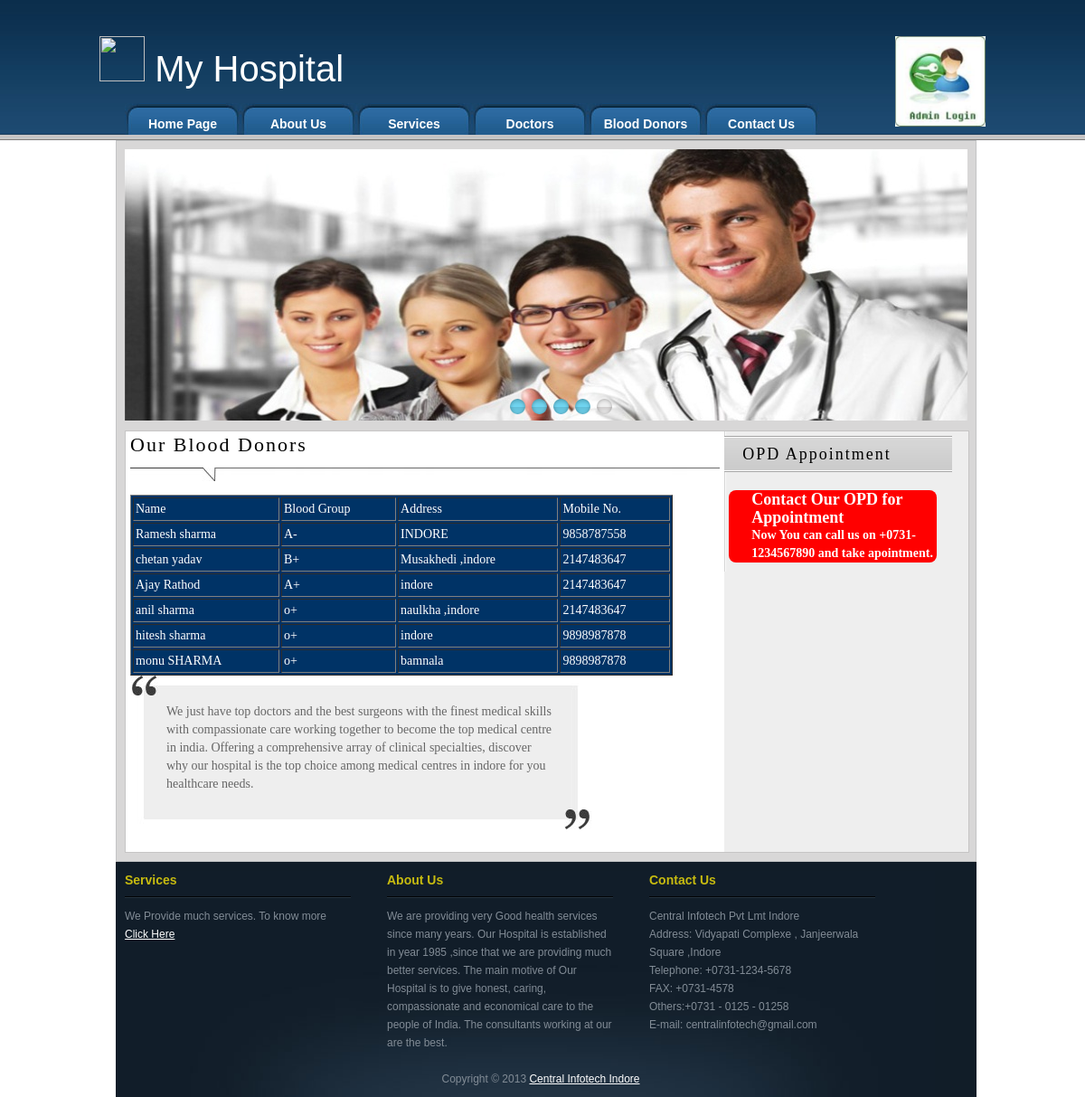
/viewdonor.php, run on the app's committed database.
### tables this page shows
CREATE TABLE IF NOT EXISTS `blood_donor` (
  `donor_id` int(11) NOT NULL AUTO_INCREMENT,
  `firstname` varchar(30) NOT NULL,
  `lastname` varchar(30) NOT NULL,
  `age` int(11) NOT NULL,
  `weight` int(11) NOT NULL,
  `bloodgroup` varchar(30) NOT NULL,
  `address` varchar(200) NOT NULL,
  `email` varchar(30) NOT NULL,
  `mobile` varchar(15) NOT NULL,
  `modified_date` date NOT NULL,
  `status` int(11) NOT NULL,
  PRIMARY KEY (`donor_id`)
);

### viewdonor.php (the view, shortened to what this page needs)
<?php
include "header.php";
$q="SELECT * FROM blood_donor WHERE status='1'";
$rs=mysql_query($q);
?>
<div id="tempatemo_content_wrapper" class="width_cls">
    <div id="templatemo_content">
    	<div class="slider">
        <div id="coin-slider"> </div>
      </div>
        <div id="content_panel">
            <div id="column_w610">
            	<div class="header_01">Our Blood Donors</div>
                <table cellpadding="2" cellspacing="2" border="1" align="left" bgcolor="#003366" width="600">
<tr style="color:#FFFFFF">
<td align="left" valign="top">Name</td>
<td align="left" valign="top">Blood Group</td>
<td align="left" valign="top">Address</td>
<td align="left" valign="top">Mobile No.</td>
</tr>
<?php
while($data = mysql_fetch_array($rs))
{
?>
<tr style="color:#FFFFFF">
<td align="left" valign="top"><?php echo $data['firstname']; ?> <?php echo $data['lastname']; ?></td>
<td align="left" valign="top"><?php echo $data['bloodgroup']; ?></td>
<td align="left" valign="top"><?php echo $data['address']; ?></td>
<td align="left" valign="top"><?php echo $data['mobile']; ?></td>
</tr>
<?php
}
?>
</table>
          <div class="section_01">
                	<div class="top"></div>
                    <p>We just have top doctors and the best surgeons with the finest medical skills with compassionate care working together to become the top medical centre in india. Offering a comprehensive array of clinical specialties, discover why our hospital is the top choice among medical centres in indore for you healthcare needs.</p>
                    <div class="bottom"></div>
                </div>
            </div>
            <div id="column_w290">
            	<div class="header_02">OPD Appointment</div>
                	<div class="news_section">
                        <div class="news_content">
                        	<div class="header_05">Contact Our OPD for Appointment
                            <p class="opd2">Now You can call us on +0731-1234567890 and take apointment.</p>
                            </div>
                        </div>
                    </div>
        </div>
    </div>
</div>
<?php
    include "footer.php";
?>

### header.php (shortened to what this page needs)
<!DOCTYPE html PUBLIC "-//W3C//DTD XHTML 1.0 Transitional//EN" "http://www.w3.org/TR/xhtml1/DTD/xhtml1-transitional.dtd">
<html xmlns="http://www.w3.org/1999/xhtml">
<head>
<link href="templatemo_style.css" rel="stylesheet" type="text/css" />
<link rel="stylesheet" type="text/css" href="css/coin-slider.css" />
</head>
<body>
<div id="templatemo_header_wrapper">
	<div id="templatemo_header" class="width_cls">
	<div style="height:40px"></div>
    <div id="site_logo"><img src="images/images/redcross.bmp" width="50" height="50"> My Hospital</div>
     <div style="float:right;"><a href="admin/index.php" style="color:#000000"><img src="images/adminlogin.jpg" height="100" width="100"/></a></div>
    </div>
</div>
<div id="templatemo_menu_wrapper">
    <div id="templatemo_menu" class="width_cls">
        <ul>
             <li><a href="index.php" >Home Page</a></li>
          <li><a href="about.php">About Us</a></li>
          <li class="active"><a href="services.php">Services</a></li>
          <li><a href="doctors.php">Doctors</a></li>
		  <li><a href="viewdonor.php">Blood Donors</a></li>
          <li><a href="contact.php" class="last">Contact Us</a></li>
        </ul>
    </div>
</div>

### footer.php (shortened to what this page needs)
<div id="templatemo_footer_wrapper">
	<div id="templatemo_footer">
        <div class="section_w184">
        	<div class="header_04">Services</div>
        	<ul class="footer_menu_list">
            	We Provide much services.
                To know more <a href="services.php">Click Here</a></ul>
        </div>
        <div class="section_w184">
	        <div class="header_04">About Us</div>
               <p>We are providing very Good health services since many years. Our Hospital is established in year 1985 ,since that we are providing much better services.
          The main motive of Our Hospital is to give honest, caring, compassionate and economical care to the people of India. The consultants working at our are the best.</p>
        </div>
        <div class="section_w184">
			<div class="header_04">Contact Us</div>
            	  <p>Central Infotech Pvt Lmt Indore</p>
        <p> Address: Vidyapati Complexe , Janjeerwala Square ,Indore<br />
          Telephone: +0731-1234-5678<br />
          FAX: +0731-4578<br />
          Others:+0731 - 0125 - 01258<br />
          E-mail: centralinfotech@gmail.com </p>
        </div>
        <div class="margin_bottom_20"></div>
        <div class="section_w920">
        Copyright © 2013 <a href="#">Central Infotech Indore</a>
        </div>
    </div>
</div>
</body>
</html>

### templatemo_style.css (style rules this page uses)
body { margin: 0; padding: 0; line-height: 20px; font-family: Arial, Helvetica, sans-serif; font-size: 12px; color: #666; background: #fff; width:100%; }
.width_cls { width:1024px; margin:auto; }
a:link, a:visited { color: #ffffff; text-decoration: underline; font-weight: normal; }
p { margin: 0px; padding: 0px; }
img { margin: 0px; padding: 0px; border: none; }
.margin_bottom_20 { clear: both; width: 100%; height: 20px; font-size: 1px; }
.header_01 { clear: both; padding-bottom: 30px; margin-bottom: 15px; font-size: 22px; letter-spacing: 2px; color: #000000; background: url(images/templatemo_header_underline.jpg) left bottom no-repeat; }
.header_02 { clear: both; font-size: 18px; letter-spacing: 2px; color: #000000; height: 20px; padding: 10px 20px; margin-bottom: 20px; background: url(images/templatemo_side_header_bg.jpg) repeat-x; }
.header_04 { clear: both; font-size: 14px; color: #c7bb10; font-weight: bold; padding: 0 0 10px 0; margin: 0 0 10px 0; background: url(images/templatemo_footer_divider.jpg) bottom repeat-x; }
.header_05 { clear: both; font-size: 18px; font-weight: bold; color: #FFFFFF; width:100%; margin-left:25px; text-decoration:blink; }
.opd2 { font-size:14px; }
#templatemo_header_wrapper { width: 100%; min-height: 114px; margin: 0 auto; background: #19446a url(images/templatemo_header_bg.jpg) repeat-x; }
#templatemo_header { width: 980px; margin: 0 auto; }
#templatemo_header #site_logo { float: left; width: 300px; height:70px; font-size: 40px; color: #ffffff; }
#templatemo_menu_wrapper { width: 100%; height: 41px; margin: 0 auto; background: url(images/templatemo_menu_bg.jpg) repeat-x; }
#templatemo_menu { width: 980px; height: 41px; margin: 0 auto; }
#templatemo_menu ul { margin: 0 0 0 28px; padding: 0px; list-style: none; }
#templatemo_menu ul li { padding: 0px; margin: 0px; display: inline; }
#templatemo_menu ul li a { float: left; display: block; height: 22px; width: 128px; padding: 13px 0 0 0; background: url(images/templatemo_menu.jpg) bottom no-repeat; text-align: center; font-size: 14px; text-decoration: none; color: #FFF; font-weight: bold; outline: none; }
#tempatemo_content_wrapper { clear: both; margin: 0 auto; }
#templatemo_content { width: 91%; margin-left:40px; padding: 9px; border: 1px solid #c3c4c5; background: #d8d7d7; font-size:14px; font-family:"Times New Roman", Times, serif; }
.slider { width: 100%; height: 300px; padding: 0px 0px; overflow: hidden; background: #215b8d url(images/templatemo_slider_right_divider.jpg) right repeat-y }
#content_panel { clear: both; width: 100%; border: 1px solid #c6c5c5; background: #eeeeee; margin-top:11px; }
#column_w610 { float: left; width: 70%; padding: 5px; background: #ffffff; }
#column_w290 { float: left; width: 27%; padding: 5px 0 5px 0; background: #eeeeee url(images/content_right_column_bg.jpg) left repeat-y; }
.news_section { clear: both; padding: 0 5px 5px 5px; }
.news_section .news_content { width: 95%; background:#FF0000; border-radius:8px; }
#column_w610 p { padding-bottom: 20px; }
.section_01 { clear: both; position: relative; width: 430px; padding: 30px 40px 20px 40px; margin-bottom: 20px; background: url(images/templatemo_section_middle.jpg) repeat-y; }
.section_01 .top { position: absolute; width: 510px; height: 22px; top: 0px; left: 0px; background: url(images/templatemo_section_top.jpg) top left no-repeat; }
.section_01 .bottom { position: absolute; width: 510px; height: 22px; bottom: 0px; left: 0px; background: url(images/templatemo_section_bottom.jpg) bottom left no-repeat; }
#templatemo_footer_wrapper { width: 93%; margin: 0 40px; background: #111d28; }
#templatemo_footer { padding: 10px; margin: 0; color: #828c96; background: url(images/templatemo_footer_bg.jpg) bottom center no-repeat; width:93%; }
#templatemo_footer a { color: #FFFFFF; }
.section_w920 { text-align: center; width: 920px; }
.section_w184 { float: left; width: 250px; padding: 0 40px 0 0; }
.footer_menu_list { margin: 0px; padding: 0px; list-style: none; }

### data on the page
blood_donor: firstname "Ramesh", lastname "sharma", bloodgroup "A-", address "INDORE", mobile "9858787558"
blood_donor: firstname "chetan", lastname "yadav", bloodgroup "B+", address "Musakhedi ,indore", mobile "2147483647"
blood_donor: firstname "Ajay", lastname "Rathod", bloodgroup "A+", address "indore", mobile "2147483647"
blood_donor: firstname "anil", lastname "sharma", bloodgroup "o+", address "naulkha ,indore", mobile "2147483647"
blood_donor: firstname "hitesh", lastname "sharma", bloodgroup "o+", address "indore", mobile "9898987878"
blood_donor: firstname "monu", lastname "SHARMA", bloodgroup "o+", address "bamnala", mobile "9898987878"
